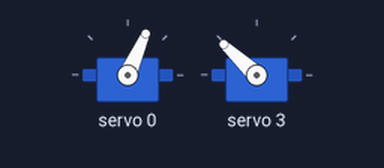
A sketch run on a simulated Arduino Uno, built with avr-gcc and run on an emulated ATmega328P. Shown: 2 × servo.

Above: at 3.05 s.
At 15.4 s:
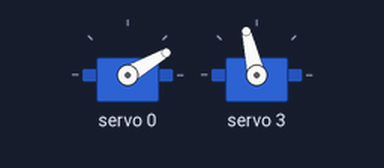
Timing chart, 0 to 19.1 s (numbered marks = the images above):
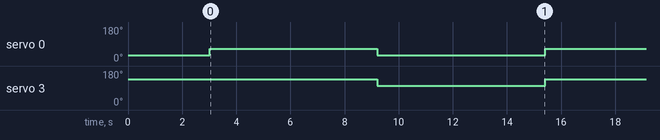

The sketch:

grinder.ino
```cpp
#include <Adafruit_PWMServoDriver.h>

Adafruit_PWMServoDriver pwm = Adafruit_PWMServoDriver();

void setup() {
  pwm.begin();
  Serial.begin(9600);
  pwm.setOscillatorFrequency(27000000);
  pwm.setPWMFreq(50);

  delay(10);

  pwm.setPWM(0, 0, 175);
  pwm.setPWM(3, 0, 400);
  delay(3000);
}

void loop() {
  // up: pressed, down: unpressed
  pwm.setPWM(0, 0, 250);
  pwm.setPWM(3, 0, 400);
  delay(6200);
  pwm.setPWM(0, 0, 175);
  pwm.setPWM(3, 0, 330);
  delay(6200);
}
```

Measured:
- by itself, servo 0: alternates 66° for 6.2 s and 30° for 6.2 s
- by itself, servo 3: alternates 137° for 6.2 s and 103° for 6.2 s
